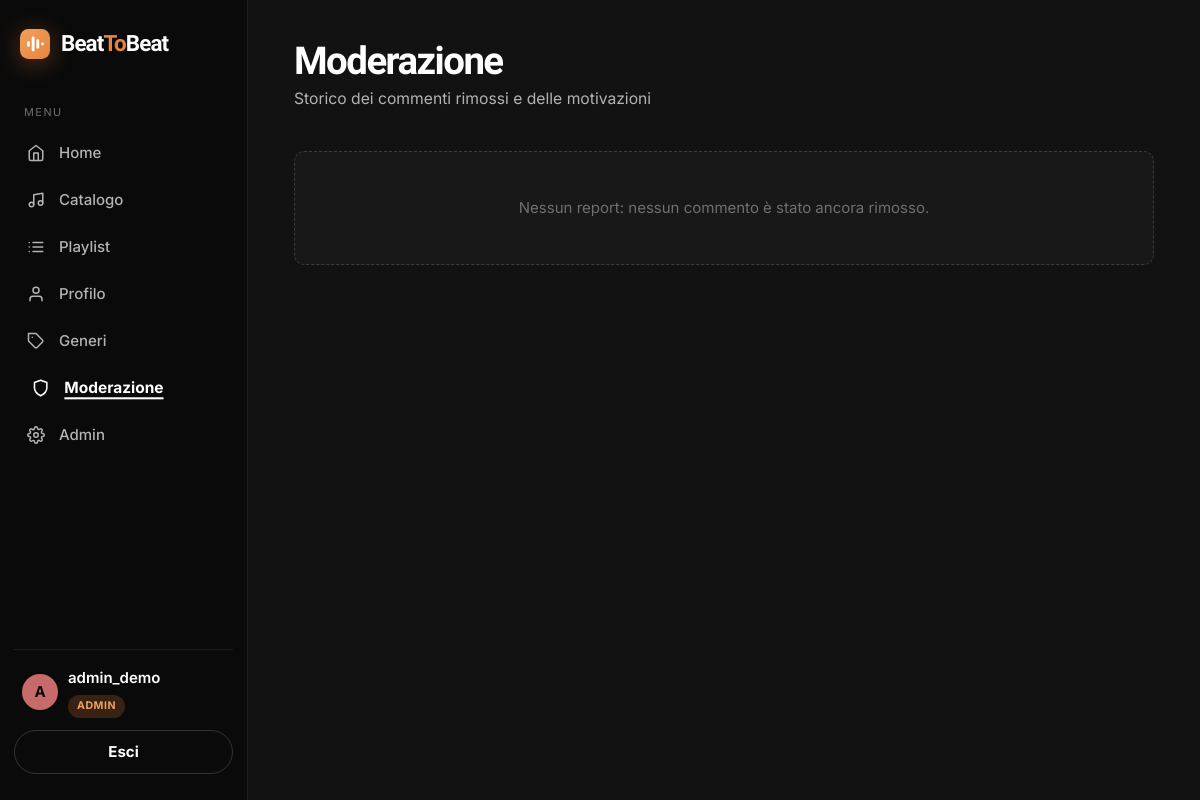
Page /music/moderation/ (signed in) on the earlier database version.
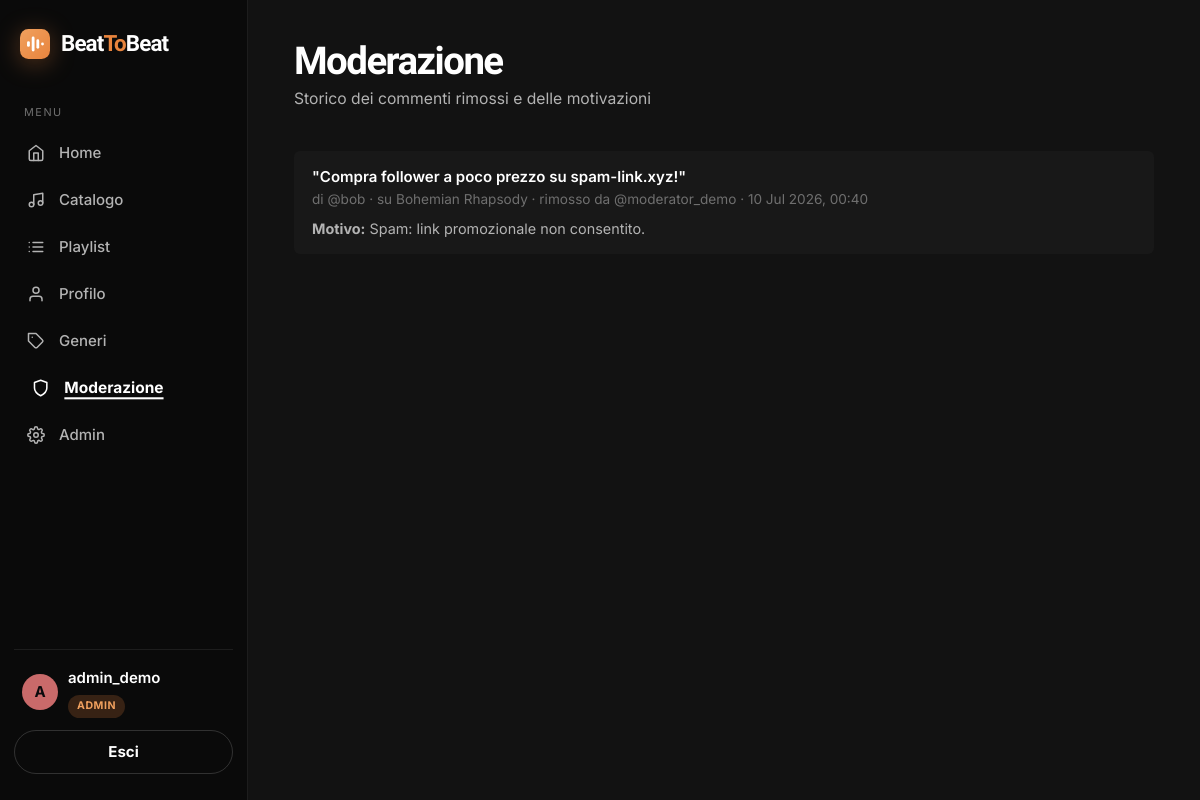
Same page on the later database version.
### accounts/models.py (models this page shows, shortened)
class CustomUser(AbstractUser):
    class Role(models.TextChoices):
        LISTENER = 'listener', 'Listener'
        CURATOR = 'curator', 'Curator'
        MODERATOR = 'moderator', 'Moderator'
    role = models.CharField(
        max_length=20,
        choices=Role.choices,
        default=Role.LISTENER,
    )
    bio = models.TextField(blank=True)
    birth_date = models.DateField(null=True, blank=True)
    favorite_genre = models.ForeignKey(
        'music.Genre',
        on_delete=models.SET_NULL,
        null=True,
        blank=True,
        related_name='fans',
    )
    AVATAR_COLORS = ['#f0803c', '#e0a15e', '#81b29a', '#6a8ec9', '#b07ba0', '#c96a6a']
    @property
    def avatar_color(self):
        return self.AVATAR_COLORS[sum(ord(c) for c in self.username) % len(self.AVATAR_COLORS)]
    @property
    def initial(self):
        return self.username[0].upper() if self.username else '?'
    @property
    def is_curator(self):
        return self.role == self.Role.CURATOR or self.is_superuser
    @property
    def is_moderator(self):
        return self.role == self.Role.MODERATOR or self.is_superuser

### music/models.py (models this page shows, shortened)
class ModerationReport(models.Model):
    moderator = models.ForeignKey(
        settings.AUTH_USER_MODEL,
        on_delete=models.SET_NULL,
        null=True,
        related_name='moderation_reports',
    )
    comment_author = models.ForeignKey(
        settings.AUTH_USER_MODEL,
        on_delete=models.SET_NULL,
        null=True,
        blank=True,
        related_name='reported_comments',
    )
    song = models.ForeignKey(Song, on_delete=models.SET_NULL, null=True, blank=True)
    comment_text = models.TextField()
    reason = models.TextField()
    created_at = models.DateTimeField(auto_now_add=True)
    class Meta:
        ordering = ['-created_at']

class Song(models.Model):
    title = models.CharField(max_length=200)
    artist = models.CharField(max_length=200)
    genre = models.ForeignKey(
        Genre,
        on_delete=models.PROTECT,
        related_name='songs',
    )
    added_by = models.ForeignKey(
        settings.AUTH_USER_MODEL,
        on_delete=models.CASCADE,
        related_name='added_songs',
    )
    duration = models.DurationField()
    story = models.TextField(
        blank=True,
        help_text='Un breve racconto sul brano, mostrato nella sua pagina.',
    )
    audio_file = models.FileField(
        upload_to='songs/',
        blank=True,
        null=True,
        validators=[FileExtensionValidator(allowed_extensions=['mp3', 'wav', 'ogg', 'm4a'])],
    )
    likes = models.ManyToManyField(
        settings.AUTH_USER_MODEL,
        related_name='liked_songs',
        blank=True,
    )
    play_count = models.PositiveIntegerField(default=0)
    created_at = models.DateTimeField(auto_now_add=True)
    class Meta:
        ordering = ['-created_at', 'id']

### music/views.py (the view)
# urls.py: path('moderation/', views.moderation_log, name='moderation_log'),
@login_required
def moderation_log(request):
    if not request.user.is_moderator:
        raise PermissionDenied
    reports = ModerationReport.objects.select_related('moderator', 'comment_author', 'song')
    return render(request, 'music/moderation_log.html', {'reports': reports})

### templates/music/moderation_log.html (shortened to what this page needs)
{% extends 'base.html' %}
{% block content %}
<div class="page-header">
	<div>
		<h1 class="page-title">Moderazione</h1>
		<div class="page-subtitle">Storico dei commenti rimossi e delle motivazioni</div>
	</div>
</div>
{% if reports %}
{% for report in reports %}
<div class="list-row">
	<div class="list-main">
		<div class="list-title">"{{ report.comment_text|truncatechars:90 }}"</div>
		<div class="list-meta">
			di @{{ report.comment_author.username|default:"utente eliminato" }}
			{% if report.song %} · su {{ report.song.title }}{% endif %}
			· rimosso da @{{ report.moderator.username|default:"—" }}
			· {{ report.created_at|date:"d M Y, H:i" }}
		</div>
		<div class="report-reason"><strong>Motivo:</strong> {{ report.reason }}</div>
	</div>
</div>
{% endfor %}
{% else %}
<div class="empty">Nessun report: nessun commento è stato ancora rimosso.</div>
{% endif %}
{% endblock %}

### templates/base.html (shortened to what this page needs)
{% load static %}
<!DOCTYPE html>
<html lang="it">
<head>
	<link rel="stylesheet" href="{% static 'css/style.css' %}">
</head>
<body>
	{% block layout %}
	<div class="app-shell">
		<aside class="sidebar">
			<a class="brand" href="{% url 'pages:home' %}">{% include 'partials/logo.html' %}<span>Beat<span class="beat-accent">To</span>Beat</span></a>
			<nav>
				<div class="nav-section-label">Menu</div>
				<a class="nav-item-link {% if request.path == '/' %}active{% endif %}" href="{% url 'pages:home' %}">
					<span class="nav-icon"><svg viewBox="0 0 24 24" fill="none" stroke="currentColor" stroke-width="2" stroke-linecap="round" stroke-linejoin="round"><path d="M3 9l9-7 9 7v11a2 2 0 0 1-2 2H5a2 2 0 0 1-2-2z"/><path d="M9 22V12h6v10"/></svg></span><span class="nav-label">Home</span>
				</a>
				{% if user.is_authenticated %}
				<a class="nav-item-link {% if '/music/songs' in request.path %}active{% endif %}" href="{% url 'music:song_list' %}">
					<span class="nav-icon"><svg viewBox="0 0 24 24" fill="none" stroke="currentColor" stroke-width="2" stroke-linecap="round" stroke-linejoin="round"><path d="M9 18V5l12-2v13"/><circle cx="6" cy="18" r="3"/><circle cx="18" cy="16" r="3"/></svg></span><span class="nav-label">Catalogo</span>
				</a>
				<a class="nav-item-link {% if '/music/playlists' in request.path %}active{% endif %}" href="{% url 'music:playlist_list' %}">
					<span class="nav-icon"></span><span class="nav-label">Playlist</span>
				</a>
				<a class="nav-item-link {% if '/accounts/profile' in request.path %}active{% endif %}" href="{% url 'accounts:profile' %}">
					<span class="nav-icon"><svg viewBox="0 0 24 24" fill="none" stroke="currentColor" stroke-width="2" stroke-linecap="round" stroke-linejoin="round"><path d="M20 21v-2a4 4 0 0 0-4-4H8a4 4 0 0 0-4 4v2"/><circle cx="12" cy="7" r="4"/></svg></span><span class="nav-label">Profilo</span>
				</a>
				{% if user.is_curator %}
				<a class="nav-item-link {% if '/music/genres' in request.path %}active{% endif %}" href="{% url 'music:genre_list' %}">
					<span class="nav-icon"><svg viewBox="0 0 24 24" fill="none" stroke="currentColor" stroke-width="2" stroke-linecap="round" stroke-linejoin="round"><path d="M20.59 13.41l-7.17 7.17a2 2 0 0 1-2.83 0L2 12V2h10l8.59 8.59a2 2 0 0 1 0 2.82z"/><line x1="7" y1="7" x2="7.01" y2="7"/></svg></span><span class="nav-label">Generi</span>
				</a>
				{% endif %}
				{% if user.is_moderator %}
				<a class="nav-item-link {% if '/music/moderation' in request.path %}active{% endif %}" href="{% url 'music:moderation_log' %}">
					<span class="nav-icon"><svg viewBox="0 0 24 24" fill="none" stroke="currentColor" stroke-width="2" stroke-linecap="round" stroke-linejoin="round"><path d="M12 22s8-4 8-10V5l-8-3-8 3v7c0 6 8 10 8 10z"/></svg></span><span class="nav-label">Moderazione</span>
				</a>
				{% endif %}
				{% if user.is_superuser %}
				<a class="nav-item-link" href="{% url 'admin:index' %}">
					<span class="nav-icon"></span><span class="nav-label">Admin</span>
				</a>
				{% endif %}
				{% endif %}
			</nav>
			<div class="sidebar-footer">
				{% if user.is_authenticated %}
				<div class="user-box">
					{% include 'partials/avatar.html' with profile_user=user %}
					<div>
						<div class="user-name">{{ user.username }}</div>
						{% if user.is_superuser %}
						<span class="role-badge admin">Admin</span>
						{% elif user.role == 'curator' %}
						<span class="role-badge curator">Curator</span>
						{% elif user.role == 'moderator' %}
						<span class="role-badge moderator">Moderator</span>
						{% else %}
						<span class="role-badge listener">Listener</span>
						{% endif %}
					</div>
				</div>
				<form method="post" action="{% url 'accounts:logout' %}">
					<button type="submit" class="btn btn-ghost btn-block">Esci</button>
				</form>
				{% else %}
				<a class="btn btn-accent btn-block" href="{% url 'accounts:login' %}">Accedi</a>
				<a class="btn btn-ghost btn-block mt-2" href="{% url 'accounts:signup' %}">Registrati</a>
				{% endif %}
			</div>
		</aside>
		<main class="content-area">
			{% block content %}{% endblock %}
		</main>
	</div>
	{% endblock %}
</body>
</html>

### templates/partials/logo.html (shortened to what this page needs)
<span class="brand-logo">
</span>

### templates/partials/avatar.html
<span class="avatar {{ size }}" style="background-color: {{ profile_user.avatar_color }};">{{ profile_user.initial }}</span>

Differences in the rows shown:
added ModerationReport: comment_text "Compra follower a poco prezzo su spam-link.xyz!", comment_author.username "bob", song "Bohemian Rhapsody", moderator.username "moderator_demo", created_at "10 Jul 2026, 00:40", reason "Spam: link promozionale non consentito."
Other differences:
text no longer shown: "Nessun report: nessun commento è stato ancora rimosso."
